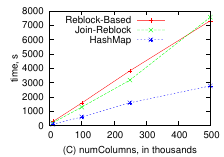

The script that saved this image:
set terminal postscript enhanced color eps
set output "col-cv.eps"
set xlabel "(C) numColumns, in thousands"
set xtics 100
set ylabel "time, s" offset 1.8
set key top left
set size 0.45,0.45
plot 'col-cv.data' u 1:4 w lp lc 1 lt 1 t "Reblock-Based", '' u 1:3 w lp lc 2 lt 2 t "Join-Reblock", '' u 1:2 w lp lc 3 lt 3 t "HashMap"
